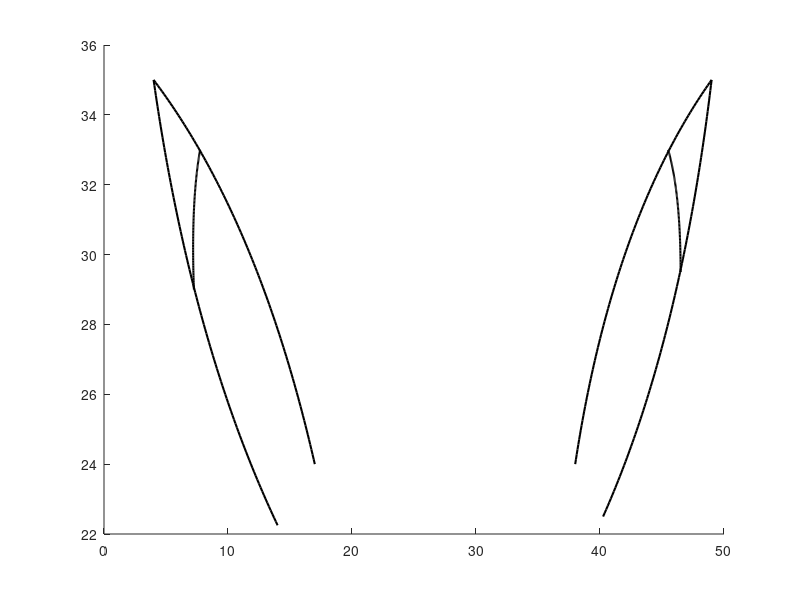

MATLAB code to generate this figure:
function urechi_curbe()

t = linspace(0,1,100); % Parametrul
% Punctele de control
b1 = [14 7 4; 22.25 27.5 35];
b2 = [4 12.5 17; 35 31 24];
b3 = [40.25 46.5 49; 22.5 27.5 35];
b4 = [49 41 38; 35 31 24];
b5 = [7.75 7 7.25; 33 31.5 29];
b6 = [45.5 46.5 46.5; 33 31.75 29.5];
% Polinoamele Bernstein de gradul 2
B0 = (1-t).^2;
B1 = 2*(1-t).*t;
B2 = t.^2;
B = [B0;B1;B2]; % Matricea care cuprinde toate polinoamele Bernstein
% Urechea stanga
f1 = b1*B;
f2 = b2*B;
% Urechea dreapta
f3 = b3*B;
f4 = b4*B;
% Curba de la mijlocul urechilor
f5 = b5*B;
f6 = b6*B;

% --> Desenare grafic (doar curbele Bezier) <--
hold on 
plot(f1(1,:),f1(2,:),'k','LineWidth',1.5)
plot(f2(1,:),f2(2,:),'k','LineWidth',1.5)
plot(f3(1,:),f3(2,:),'k','LineWidth',1.5)
plot(f4(1,:),f4(2,:),'k','LineWidth',1.5)
plot(f5(1,:),f5(2,:),'k','LineWidth',1.5)
plot(f6(1,:),f6(2,:),'k','LineWidth',1.5)
hold off

end